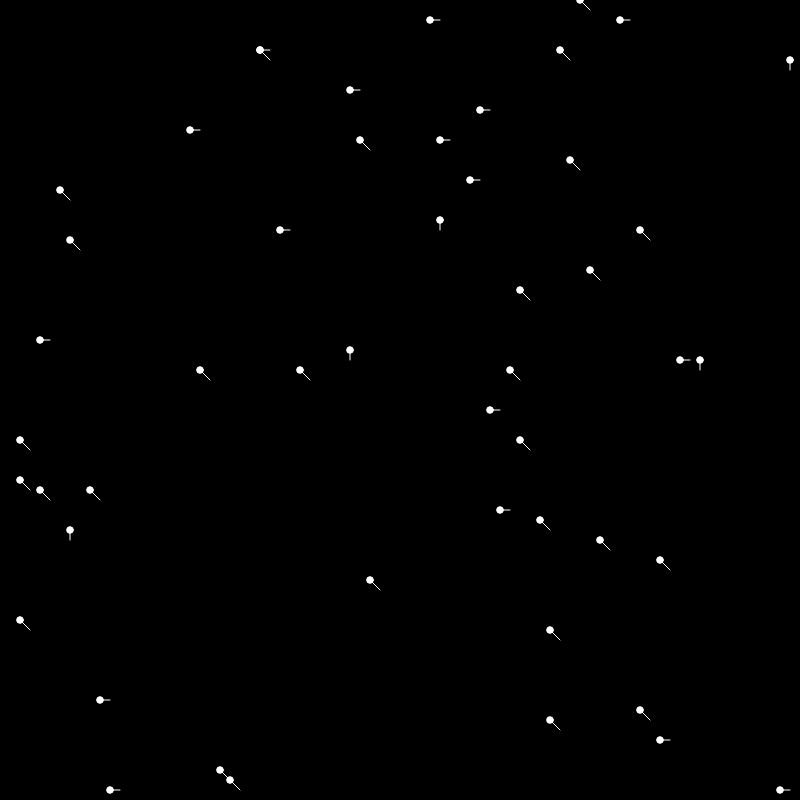
Frame 1 (no input)
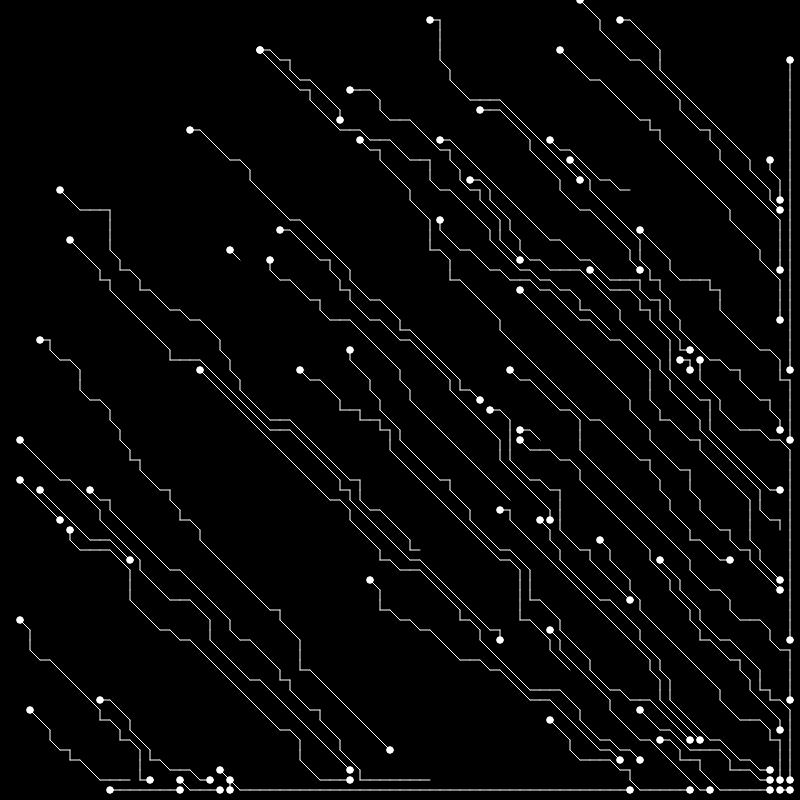
Frame 60 (no input)
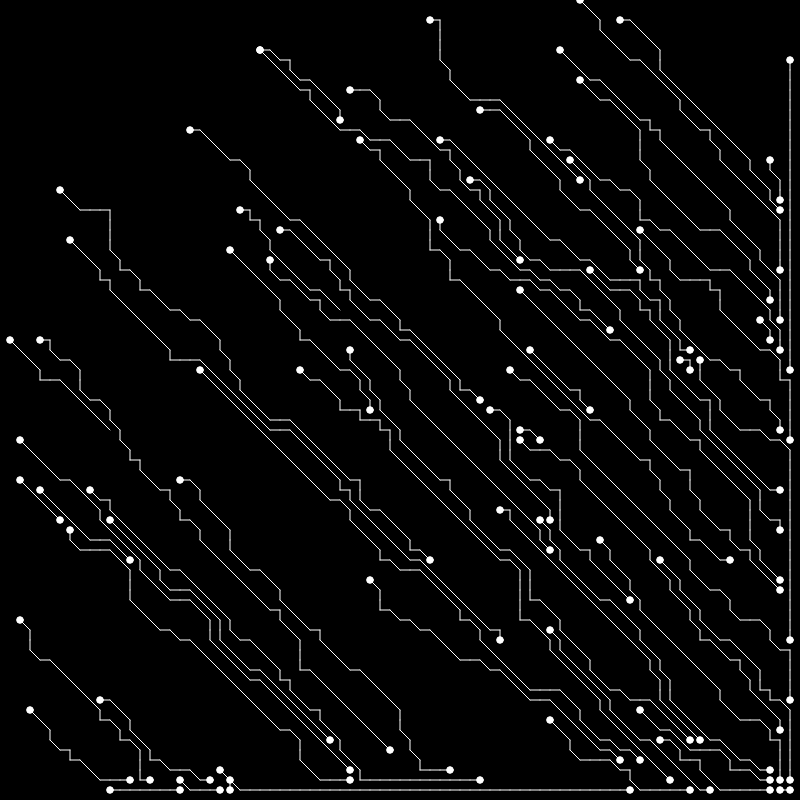
Frame 120 (the mouse pressed at the canvas centre since frame 60)

The p5.js sketch that drew these frames (run headless with seeded random() and noise() and a simulated clock; from frame 60 on, the mouse is pressed at the canvas centre):

// p5.js sketch
// ── sketch.js
var DEBUG = false;

var GRID_PIXELS = 10;
var INIT_NUM_CIRCUITS = 50;
var PROBABILITY_NEW_CIRCUITS = 90;
var HOLE_RADIUS = GRID_PIXELS / 1.5;
var MAX_CIRCUIT_LENGTH = 50;
var MAX_AGE = 10;

var spawn = true;

var biasDirection = {
  x: 1,
  y: 1,
  strength: 50
};
var PREVENT_BACKTRACKING = true;

var grid = [];
var gridWidth, gridHeight;

var circuits = [];

function setup() {
  frameRate(25);
  createCanvas(800, 800);

  gridWidth = Math.floor(width / GRID_PIXELS);
  gridHeight = Math.floor(height / GRID_PIXELS);

  if (DEBUG) { console.log('grid size: ', gridWidth, 'x', gridHeight); }

  for (x = 0; x < gridWidth; x++) {
    grid[x] = [];
    for (y = 0; y < gridHeight; y++) {
      grid[x][y] = 'open';
    }
  }

  if (DEBUG) { console.log('grid:', grid); }

  for (n = 0; n < INIT_NUM_CIRCUITS; n++) {
    circuits[n] = new Circuit();
  }

}

function draw() {
  background(0);

  // draw grid for debugging...
  if (DEBUG) {
    drawGrid();
  }


  circuits.forEach(function(circuit) {
    circuit.draw();
  });

  var dice = random(0, 100);
  if (dice > PROBABILITY_NEW_CIRCUITS && spawn) {
    if (DEBUG) { console.log('spawn new circuit randomly!'); }
    circuits.push(new Circuit());
  }

}

function drawGrid() {
  for (x = 0; x < gridWidth; x++) {
    for (y = 0; y < gridHeight; y++) {
      var cell = grid[x][y];

      if (cell == 'open') {
        // fill(50);
        // text(' ', gridToPixels(x), gridToPixels(y));
      } else {
        fill(100, 0, 0);
        noStroke();
        text('x', gridToPixels(x), gridToPixels(y));
      }

    }
  }
}

function gridToPixels(input) {
  // return map(input * GRID_PIXELS, 0, width, -100, width + 100);
  return (input * GRID_PIXELS);
}


function randomCellCoords() {
  return {
    x: Math.floor(random(0, gridWidth)),
    y: Math.floor(random(0, gridHeight))
  };
}

function findEmptyCellCoords() {
  var found = false;
  var tries = 0;
  var MAX_TRIES = 10;

  var cell = 'nothing';
  var coords;

  while (cell != 'open' && tries < MAX_TRIES) {
    tries++;
    coords = randomCellCoords();
    if (DEBUG) { console.log(coords.x, coords.y); }
    cell = grid[coords.x][coords.y];
    // if (DEBUG) { console.log('searching', cell); }
  }
  if (cell == 'open') {
    return {
      x: coords.x,
      y: coords.y
    }
  } else {
    return null;
  }
}


function findAdjacentCell(fromCell) {

  var nextCell = {};

  var randomMove;

  if (biasDirection) {
    var deviationChance = random(0, 100);
    if (deviationChance < biasDirection.strength) {
      // just use bias
      randomMove = { x: biasDirection.x, y: biasDirection.y };
    } else {
      // pick a truly random direction
      var randomDirection = Math.round(random(-1, 1));

      var whichAxis = random(0,1);
      if (whichAxis > 0.5) {
          randomMove = { x: biasDirection.x, y: randomDirection };
      } else {
        randomMove = { y: biasDirection.y, x: randomDirection };
      }

      if (PREVENT_BACKTRACKING) {
        // Prevent allow circuits to backtrack...
        if (biasDirection.x > 0) {
          randomMove.x = constrain(randomMove.x, 0, 1);
        }
        if (biasDirection.y > 0) {
          randomMove.y = constrain(randomMove.y, 0, 1);
        }
        if (biasDirection.x < 0) {
          randomMove.x = constrain(randomMove.x, -1, 0);
        }
        if (biasDirection.y < 0) {
          randomMove.y = constrain(randomMove.y, -1, 0);
        }
      }

    }
  }
  if (DEBUG) { console.log('final randomMove:', randomMove); }
  // var found = false;
  // var cell = 'nothing';


  nextCell = {
    x: constrain(fromCell.x + randomMove.x, 0, gridWidth-1),
    y: constrain(fromCell.y + randomMove.y, 0, gridHeight-1),
    type: 'line'
  }

  var checkCell = grid[nextCell.x][nextCell.y];
  if (checkCell == 'used') {
    nextCell = null;
  }

  return nextCell;
}

/*
  ==============================================================================
  Circuit Class
  ==============================================================================
*/
function Circuit() {
  this.path = [];
  this.finished = false;
  this.age = 0;
  this.startPosition = findEmptyCellCoords();
  if (this.startPosition == null) {
    if (DEBUG) { console.log('Circuit abort!'); }
    this.finished = true;
  } else {
    this.path.push({
      type: 'starthole',
      x: this.startPosition.x,
      y: this.startPosition.y
    })
  }
}

Circuit.prototype.end = function() {
  this.finished = true;
  if (DEBUG) { console.log('exceeded max length, ending this circuit!'); }
  var lastCell = this.path[this.path.length-1];
  if (DEBUG) { console.log('lastCell:', lastCell); }
  lastCell.type = 'endhole';

}

Circuit.prototype.grow = function() {
  this.age++;
  if (this.path.length >= MAX_CIRCUIT_LENGTH || this.age > MAX_AGE) {
    this.end();
  } else {
    var lastCell = this.path[this.path.length-1];
    // if (DEBUG) { console.log('lastCell:', lastCell); }
    var nextCell = findAdjacentCell(lastCell);
    if (nextCell) {
      this.age = 0;
      this.path.push(nextCell);
      if (DEBUG) { console.log('new path:', this.path); }
    } else {
      // if (DEBUG) { console.log('can\'t get out - end!') }
      // this.end();
    }
  }
}

Circuit.prototype.draw = function(){
  if (!this.finished) {
    if (DEBUG) { console.log('grow!'); }
    this.grow();
  }
  this.path.forEach(function(c, index, path) {
    // always update grid cells to be "used"
    grid[c.x][c.y] = 'used';

    if (c.type == 'line' || c.type == 'endhole') {
      var prevC = path[index - 1];
      if (prevC) {
        stroke(255);
        noFill();
        line(gridToPixels(prevC.x), gridToPixels(prevC.y), gridToPixels(c.x), gridToPixels(c.y));
      }
    }

    if (c.type == 'starthole' || c.type == 'endhole') {
      stroke(255);
      // noFill();
      fill(255);
      ellipse(gridToPixels(c.x), gridToPixels(c.y), HOLE_RADIUS, HOLE_RADIUS);
    }
  });
}

function mouseClicked() {
  spawn = !spawn;
}
